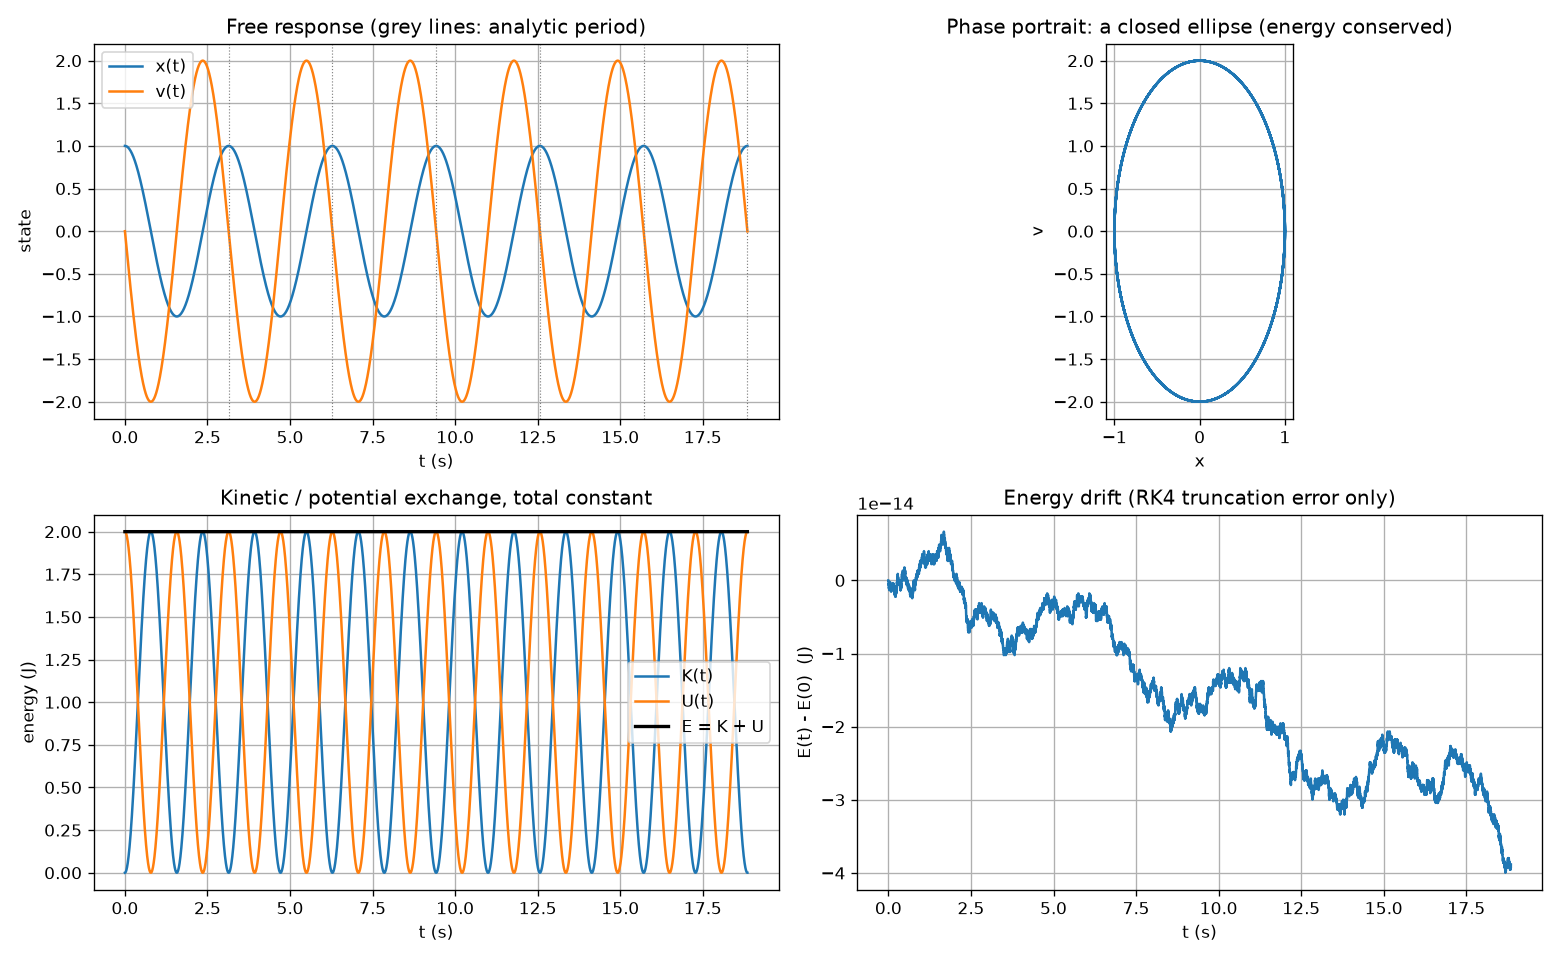

Write the Python code that produced this figure.
"""module-4 -- free_oscillator.py  (Computational Block I: Free Oscillator)

    m = 1, k = 4, c = 0     ->   omega_0 = sqrt(k/m) = 2 rad/s
    x(0) = 1, v(0) = 0
    T = 2 pi / omega_0 = pi s

Propagate x(t), v(t) with RK4, measure the period, and check energy
conservation:

    K(t) = 1/2 m v^2      U(t) = 1/2 k x^2      E(t) = K + U

With c = 0 the eigenvalues of A are purely imaginary (lambda = +/- i omega_0):
zero real part means zero decay -- undamped oscillation, E constant.
"""

import numpy as np
import matplotlib.pyplot as plt

from state_space import (oscillator_AB, linear_dynamics, eigenvalues,
                         simulate, zero_crossing_period)

M, K, C = 1.0, 4.0, 0.0
X0 = np.array([1.0, 0.0])          # [position, velocity]
N_PERIODS = 6
DT = 1e-3


def main():
    A, B = oscillator_AB(M, K, C)
    w0 = np.sqrt(K / M)
    T_analytic = 2 * np.pi / w0
    lam = eigenvalues(A)

    print("=" * 70)
    print("FREE OSCILLATOR   m x'' + c x' + k x = 0")
    print("=" * 70)
    print(f"m = {M}, k = {K}, c = {C}")
    print(f"A =\n{A}")
    print(f"eigenvalues of A : {lam[0]:.4f}, {lam[1]:.4f}")
    print(f"   -> real part {lam[0].real:+.3e} (decay rate),  "
          f"imag part {abs(lam[0].imag):.4f} rad/s (frequency)")
    print(f"omega_0 = sqrt(k/m) = {w0:.6f} rad/s")
    print(f"analytic period T = 2*pi/omega_0 = {T_analytic:.6f} s")
    print()

    f = linear_dynamics(A, B, u=None)
    t, X = simulate(f, X0, N_PERIODS * T_analytic, DT)
    x, v = X[:, 0], X[:, 1]

    # analytic solution for this IC: x = cos(w0 t), v = -w0 sin(w0 t)
    x_exact = np.cos(w0 * t)
    v_exact = -w0 * np.sin(w0 * t)
    print(f"max |x_num - cos(w0 t)|      : {np.abs(x - x_exact).max():.2e}")
    print(f"max |v_num - (-w0 sin w0 t)| : {np.abs(v - v_exact).max():.2e}")

    T_measured = zero_crossing_period(t, x)
    print(f"measured period (zero crossings) : {T_measured:.6f} s   "
          f"(error {T_measured - T_analytic:+.2e} s)")
    print()

    Kx = 0.5 * M * v**2
    U = 0.5 * K * x**2
    E = Kx + U
    print(f"energy: E(0) = 1/2 k x0^2 = {E[0]:.6f} J")
    print(f"        E drift over {N_PERIODS} periods: "
          f"{np.ptp(E):.2e} J  ({np.ptp(E)/E[0]:.2e} fractional)")
    print("        K and U each swing between 0 and E; their sum is flat.")
    print("=" * 70)

    _plot(t, x, v, Kx, U, E, T_analytic)


def _plot(t, x, v, Kx, U, E, T):
    fig, axes = plt.subplots(2, 2, figsize=(13, 8))

    ax = axes[0, 0]
    ax.plot(t, x, label="x(t)")
    ax.plot(t, v, label="v(t)")
    for n in range(1, int(t[-1] / T) + 1):
        ax.axvline(n * T, color="grey", ls=":", lw=0.7)
    ax.set_xlabel("t (s)"); ax.set_ylabel("state")
    ax.set_title("Free response (grey lines: analytic period)")
    ax.legend(); ax.grid(True)

    ax = axes[0, 1]
    ax.plot(x, v)
    ax.set_xlabel("x"); ax.set_ylabel("v")
    ax.set_title("Phase portrait: a closed ellipse (energy conserved)")
    ax.set_aspect("equal", "box"); ax.grid(True)

    ax = axes[1, 0]
    ax.plot(t, Kx, label="K(t)")
    ax.plot(t, U, label="U(t)")
    ax.plot(t, E, "k", lw=2, label="E = K + U")
    ax.set_xlabel("t (s)"); ax.set_ylabel("energy (J)")
    ax.set_title("Kinetic / potential exchange, total constant")
    ax.legend(); ax.grid(True)

    ax = axes[1, 1]
    ax.plot(t, E - E[0])
    ax.set_xlabel("t (s)"); ax.set_ylabel("E(t) - E(0)  (J)")
    ax.set_title("Energy drift (RK4 truncation error only)")
    ax.grid(True)

    fig.tight_layout()
    fig.savefig("free_oscillator.png", dpi=120)


if __name__ == "__main__":
    main()
    plt.show()
